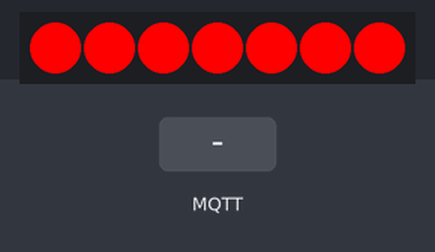
A sketch run on a simulated ESP8266 (Wemos D1 mini). On the bench: 7 RGB LEDs in strip order, left to right. Inputs (shaded band) come from the test bench. WiFi joins after 1.5 s; servers stay silent unless stated; no MQTT or app messages arrive unless stated; what the sketch prints to the serial monitor is not drawn.

Above: at 2.7 s.
2.8 s: MQTT message "1" arrives on the first subscribed topic
At 3.2 s:
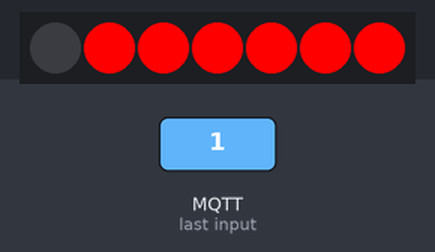
4.3 s: MQTT message "on" arrives on the first subscribed topic
5.8 s: MQTT message "off" arrives on the first subscribed topic
Timing chart, 0 to 8.8 s (numbered marks = the images above; inputs shaded):
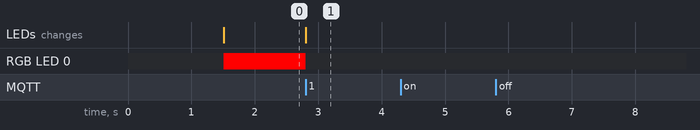

The sketch:

mqtt_neopixel.ino
```cpp
#include <ESP8266WiFi.h>
#include <PubSubClient.h>
#include <Adafruit_NeoPixel.h>
#include <ArduinoJson.h>

// **Wi-Fi instellingen**
const char* ssid = "The-Mona";
const char* password = "mona1234";

// **MQTT Broker instellingen**
const char* mqtt_server = "192.168.69.69";

WiFiClient espClient;
PubSubClient client(espClient);

// **Neopixel Instellingen**
#define PIN D4
#define NUMPIXELS 7

Adafruit_NeoPixel pixels(NUMPIXELS, PIN, NEO_GRB + NEO_KHZ800);

int brightness = 255; // Standaard maximale helderheid (0-255)

void setup_wifi() {
  delay(10);
  Serial.println("Verbinden met WiFi...");
  WiFi.begin(ssid, password);
  while (WiFi.status() != WL_CONNECTED) {
    delay(500);
    Serial.print(".");
  }
  Serial.println("Verbonden met WiFi!");
}

void callback(char* topic, byte* payload, unsigned int length) {
  Serial.print("Bericht ontvangen op topic: ");
  Serial.print(topic);
  Serial.print(" Berichteninhoud: ");

  char message[length + 1];
  strncpy(message, (char*)payload, length);
  message[length] = '\0';

  Serial.println(message);

  // **JSON-parsing**
  StaticJsonDocument<256> doc;
  DeserializationError error = deserializeJson(doc, message);
  if (error) {
    Serial.println("JSON parsing mislukt!");
    return;
  }

  // **Controleer of een helderheid is meegegeven**
  if (doc.containsKey("brightness")) {
    brightness = doc["brightness"];
    brightness = constrain(brightness, 0, 255); // Limiteer binnen 0-255
    pixels.setBrightness(brightness);
    Serial.print("Helderheid ingesteld op: ");
    Serial.println(brightness);
  }

  // **Controleer of alle LEDs dezelfde kleur moeten krijgen**
  if (doc.containsKey("all") && doc["all"] == true) {
    int r = doc["r"];
    int g = doc["g"];
    int b = doc["b"];

    Serial.println("Alle LEDs instellen op één kleur...");
    pixels.fill(pixels.Color(r, g, b));
    pixels.show();

    // **Stuur bevestiging terug naar MQTT**
    StaticJsonDocument<128> response;
    response["all"] = true;
    response["r"] = r;
    response["g"] = g;
    response["b"] = b;
    response["brightness"] = brightness;
    response["status"] = "OK";

    char buffer[128];
    serializeJson(response, buffer);
    client.publish("neopixel/status", buffer);

    return; // Stop hier, want "all" heeft prioriteit
  }

  // **Als "all" niet is ontvangen, pas dan slechts één LED aan**
  int led = doc["led"];
  int r = doc["r"];
  int g = doc["g"];
  int b = doc["b"];

  if (led < 0 || led >= NUMPIXELS) {
    Serial.println("⚠️ Ongeldige LED index!");
    return;
  }

  // **Stel de individuele LED in**
  pixels.setPixelColor(led, pixels.Color(r, g, b));
  pixels.show();

  // **Stuur bevestiging terug naar MQTT**
  StaticJsonDocument<128> response;
  response["led"] = led;
  response["r"] = r;
  response["g"] = g;
  response["b"] = b;
  response["brightness"] = brightness;
  response["status"] = "OK";

  char buffer[128];
  serializeJson(response, buffer);
  client.publish("neopixel/status", buffer);

  Serial.println("✅ LED-update bevestigd via MQTT!");
}


// **Herstel MQTT verbinding indien verbroken**
void reconnect() {
  while (!client.connected()) {
    Serial.print("Verbinden met MQTT...");
    if (client.connect("WemosD1Mini")) {
      Serial.println("Verbonden!");
      client.subscribe("neopixel/set"); // Luisteren naar het juiste topic
    } else {
      Serial.print("Fout, rc=");
      Serial.print(client.state());
      Serial.println(" Wachten 5 sec...");
      delay(5000);
    }
  }
}

void setup() {
  Serial.begin(115200);
  setup_wifi();

  client.setServer(mqtt_server, 1883);
  client.setCallback(callback);

  pixels.begin();
  pixels.clear();

  // **Stel standaard kleur en helderheid in**
  pixels.setBrightness(brightness);
  for (int i = 0; i < NUMPIXELS; i++) {
    pixels.setPixelColor(i, pixels.Color(255, 0, 0)); // Rood
  }
  pixels.show();
}

void loop() {
  if (!client.connected()) {
    reconnect();
  }
  client.loop();
}
```

Measured:
- after the input at 2.8 s, RGB LED 0: RGB(255, 0, 0) → off at once; the LEDs: change at once (image 1)
- after the input at 4.3 s, every drawn part: stays the same
- after the input at 5.8 s, every drawn part: stays the same
